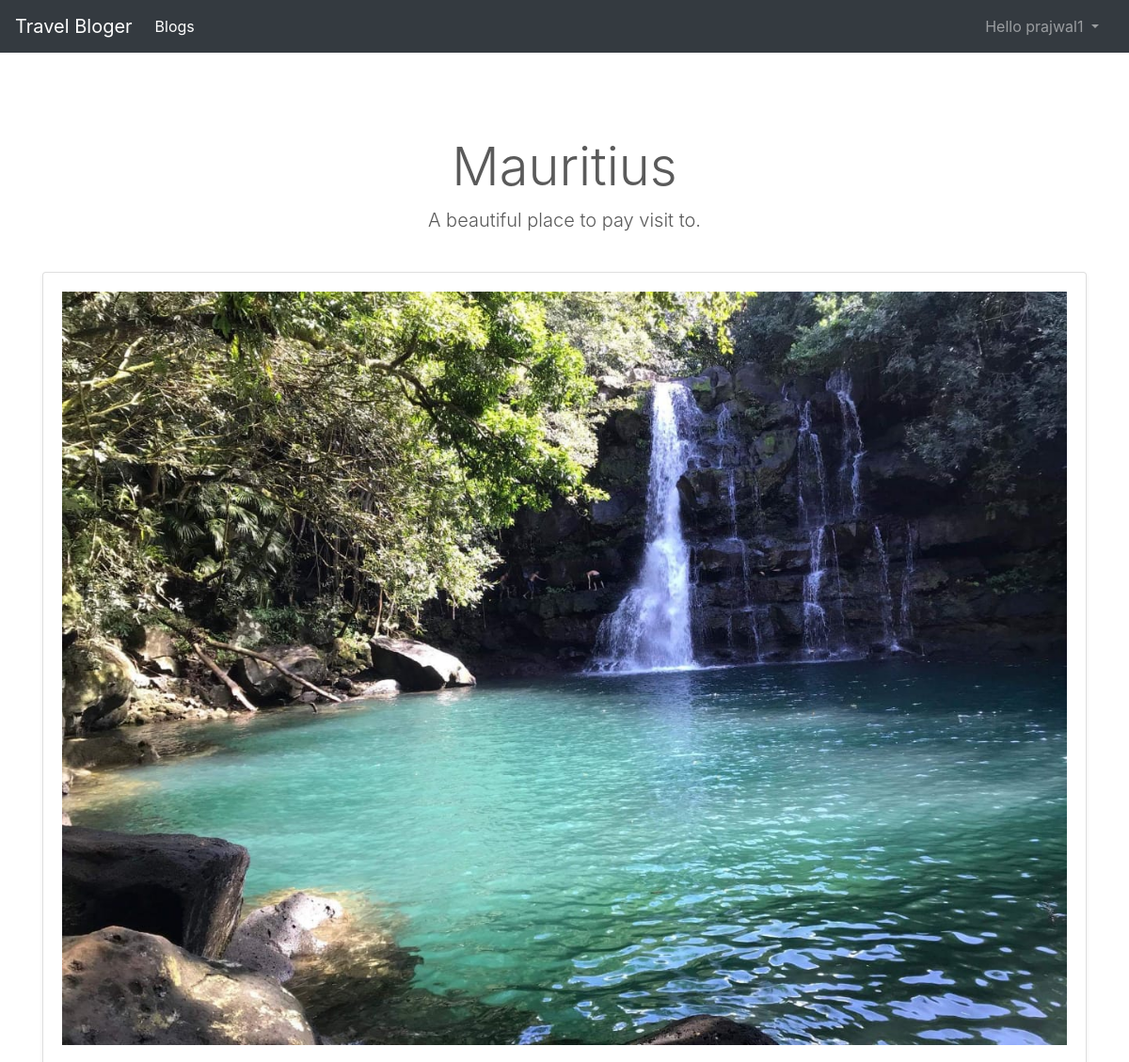
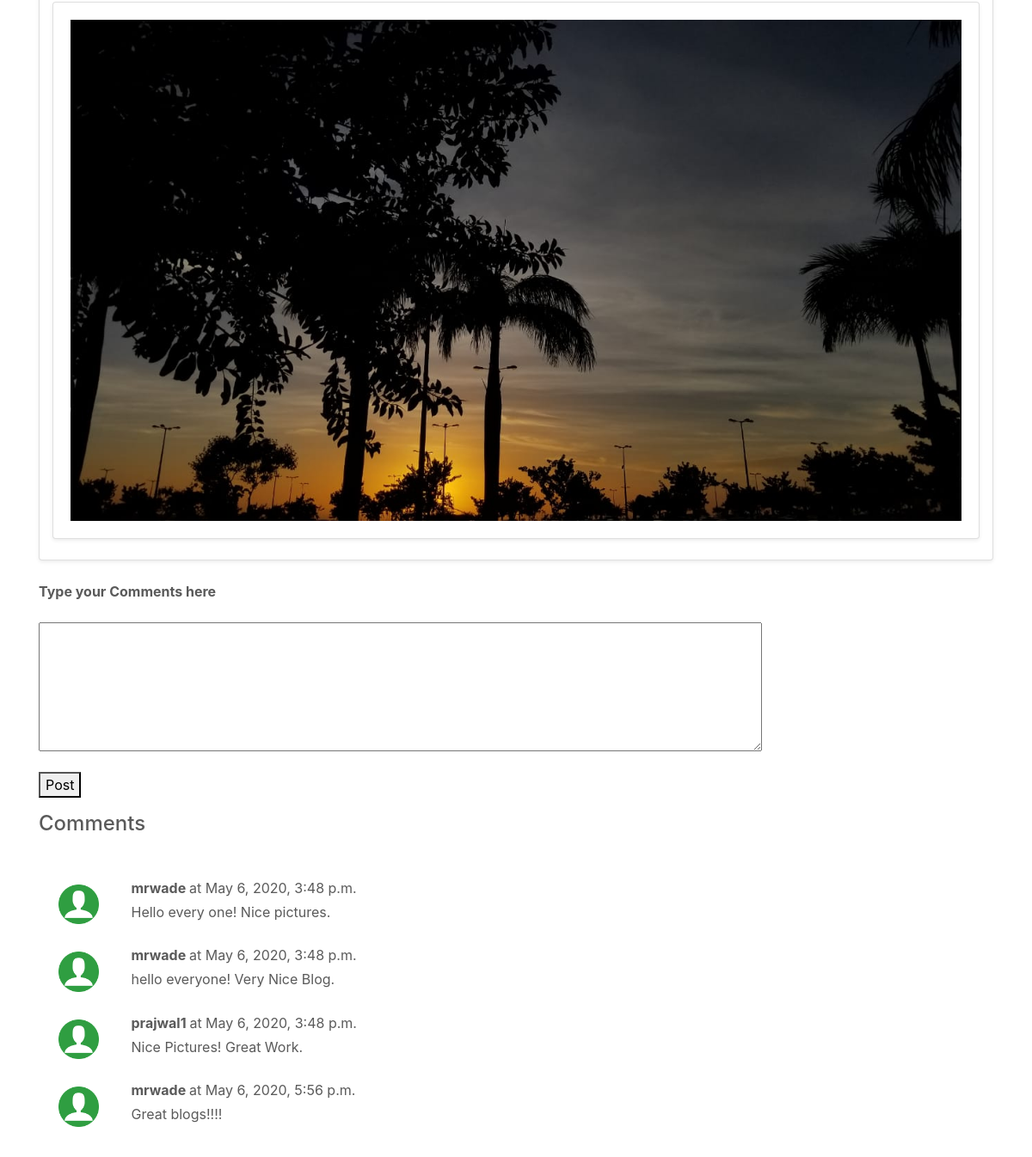
The app's page /mauri (signed in) with its own data (2 pictures, top to bottom).
### blog/models.py (models this page shows)
class BlogComment(models.Model):
    sno = models.AutoField(primary_key =True)
    comment= models.TextField()
    post = models.TextField()
    user = models.ForeignKey(User,on_delete=models.CASCADE)
    timestamp = models.DateTimeField(default=now)

### blog/views.py (the view, shortened to what this page needs)
# urls.py: path('mauri',views.mauritius,name='mauri'),
def mauritius(request):
    comments=BlogComment.objects.filter(post="mauri")
    params={ 'comments':comments }
    return render(request,'blog/mauri.html',params)

### blog/templates/blog/mauri.html (shortened to what this page needs)
<html>
<head>
    <link rel="stylesheet" href="https://stackpath.bootstrapcdn.com/bootstrap/4.4.1/css/bootstrap.min.css">
    {% load static %}
        <link rel="stylesheet" href='{% static "blog/cssfiles/index.css" %}'>
  </head>
<header>
  <nav class="navbar navbar-expand-md navbar-dark fixed-top bg-dark">
    <a class="navbar-brand" href="#">Travel Bloger</a>
    <div class="collapse navbar-collapse" id="navbarCollapse">
      <ul class="navbar-nav mr-auto">
        <li class="nav-item active">
          <a class="nav-link" href="home">Blogs <span class="sr-only">(current)</span></a>
        </li>
      </ul>
      {% if user.is_authenticated %}
      <ul class="navbar-nav mr-2">
        <li class="nav-item dropdown">
          <a class="nav-link dropdown-toggle" id="navbarDropdown" role="button" data-toggle="dropdown" aria-haspopup="true" aria-expanded="false">
            Hello {{request.user}}
          </a>
        </li>
      </ul>
      {% endif %}
</nav>
</header>
  <body>
{% load static%}
<div class="pricing-header px-3 py-3 pt-md-5 pb-md-4 mx-auto text-center"><div class="pricing-header px-3 py-3 pt-md-5 pb-md-4 mx-auto text-center">
  <h2 class="display-4">Mauritius</h2>
  <p class="lead">A beautiful place to pay visit to. </p>
</div>
<div class="container">
  <div class="card-deck mb-3 text-center">
    <div class="card mb-4 shadow-sm">
      <div class="card-body">
          <img src='{% static "blog/images/jharna.JPG"%}' class="bd-placeholder-img bd-placeholder-img-lg featurette-image img-fluid mx-auto" n focusable="false" role="img" aria-label="Placeholder: 250x250">
      </div>
    <div class="card mb-4 shadow-sm">
      <div class="card-body">
          <img src='{% static "blog/images/sset.JPG"%}' class="bd-placeholder-img bd-placeholder-img-lg featurette-image img-fluid mx-auto"  preserveAspectRatio="xMidYMid slice" >
      </div>
    </div>
  </div>
<div class="container">
    <div align="left">
       <strong>Type your Comments here</strong>
    </div>
    <br>
    {% if user.is_authenticated %}
    <form method="POST" action="mauri">
      <div align="left">
      <textarea name="comment" cols="80" rows="6" required></textarea>
      </div>
      <br>
      <div align="left">
      <button type="submit">Post</button>
      </div>
    </form>
    {% else %}
    <h3><a href="home">Please Login to Comment on this Post</a> </h3>
    {% endif %}
      <div align="left">
        <h4>Comments </h4>
      </div>
      <br>
    {% for coment in comments %}
      <div class="container" align="left">
        <div class="row my-3">
          <div class="col-md-1 ">
            <img class="rounded mx-auto d-block w-100 p-2" src='{% static "blog/images/user.png" %}' alt="user" >
          </div>
            <div class="col-md-11 ">
              <b>{{coment.user.username}} </b> at {{coment.timestamp}}
              <div style="padding-top:4px; padding-bottom: 10px;">
                {{coment.comment}}
              </div>
            </div>
        </div>
      </div>
    {% endfor %}
</div>
</body>
</html>

### blog/static/blog/cssfiles/index.css (style rules this page uses)
.bd-placeholder-img { font-size: 1.125rem; text-anchor: middle; -webkit-user-select: none; -moz-user-select: none; -ms-user-select: none; user-select: none; }
@media (min-width: 768px) { .bd-placeholder-img-lg { font-size: 3.5rem; } }
@media (min-width: 768px) { body { padding-top: 3rem; padding-bottom: 3rem; color: #5a5a5a; } }

### records on screen
BlogComment: user.username "mrwade", timestamp "May 6, 2020, 3:48 p.m.", comment "Hello every one! Nice pictures."
BlogComment: user.username "mrwade", timestamp "May 6, 2020, 3:48 p.m.", comment "hello everyone! Very Nice Blog."
BlogComment: user.username "prajwal1", timestamp "May 6, 2020, 3:48 p.m.", comment "Nice Pictures! Great Work."
BlogComment: user.username "mrwade", timestamp "May 6, 2020, 5:56 p.m.", comment "Great blogs!!!!"

### other values on screen
{{ request.user }} "prajwal1"
